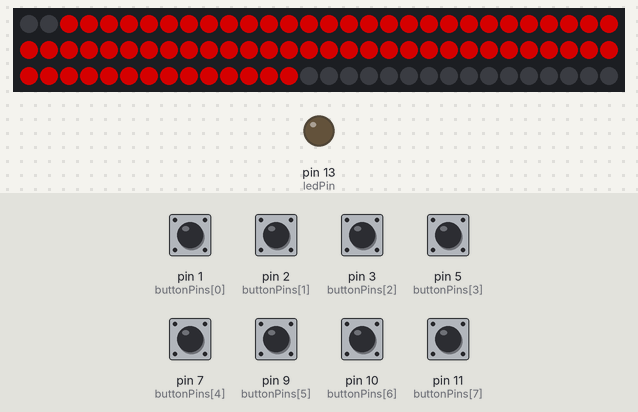
A sketch run on a simulated Arduino Uno, built with avr-gcc and run on an emulated ATmega328P. On the bench: 90 RGB LEDs in strip order, left to right, continuing on the next row, output pins drawn as LEDs (lit = HIGH). Inputs (shaded band) come from the test bench; at power-on: pin 1 (buttonPins[0]), pin 2 (buttonPins[1]), pin 3 (buttonPins[2]), pin 5 (buttonPins[3]), pin 7 (buttonPins[4]), pin 9 (buttonPins[5]), pin 10 (buttonPins[6]), pin 11 (buttonPins[7]) LOW. Dim RGB values are drawn brighter than linear.

Above: at 1.2 s.
1.3 s: pin 1 (buttonPins[0]) pulled HIGH for 1 s
At 2.08 s:
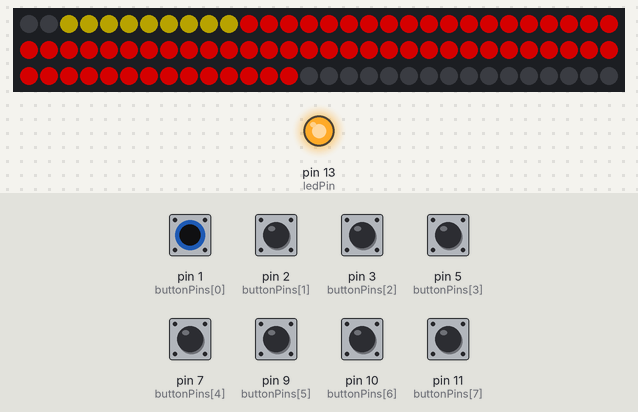
3.8 s: pin 2 (buttonPins[1]) pulled HIGH for 1 s
At 5.1 s:
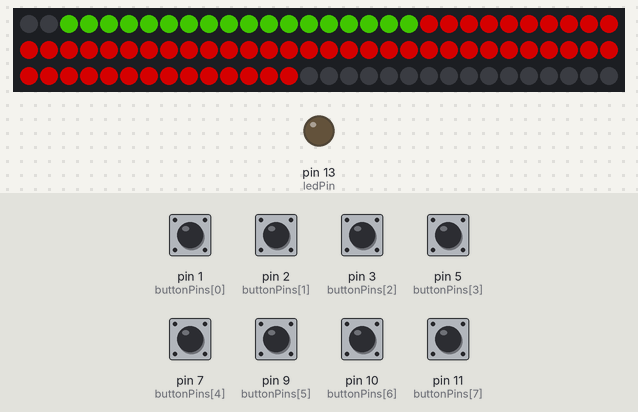
6.3 s: pin 1 (buttonPins[0]) pulled HIGH for 1 s
At 6.46 s:
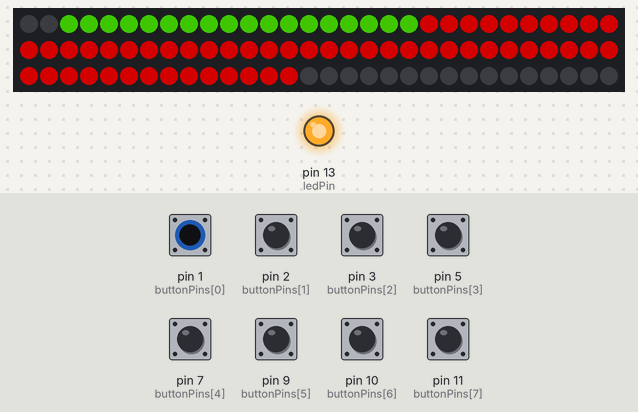
8.8 s: pin 3 (buttonPins[2]) pulled HIGH for 1 s
At 11.0 s:
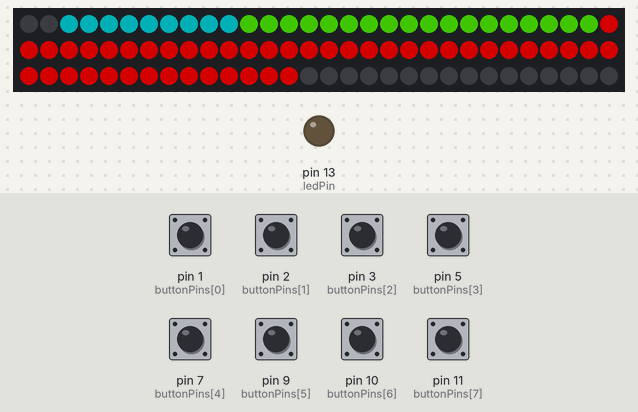
11.3 s: pin 1 (buttonPins[0]) pulled HIGH for 0.15 s
At 11.38 s:
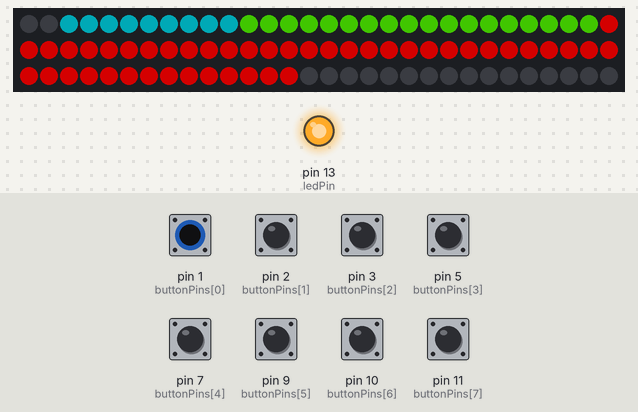
12.9 s: pin 5 (buttonPins[3]) pulled HIGH for 1 s
At 14.4 s:
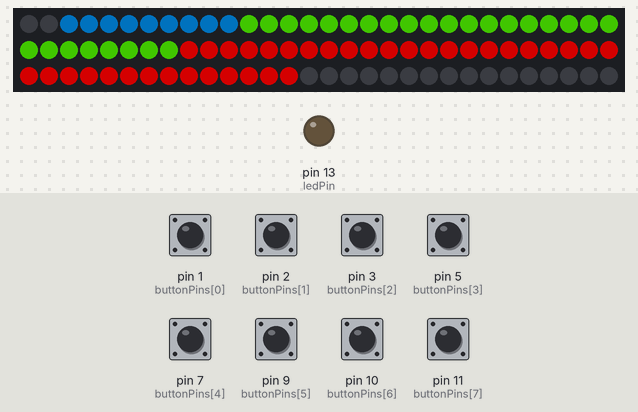
Timing chart, 0 to 15.9 s (numbered marks = the images above; inputs shaded):
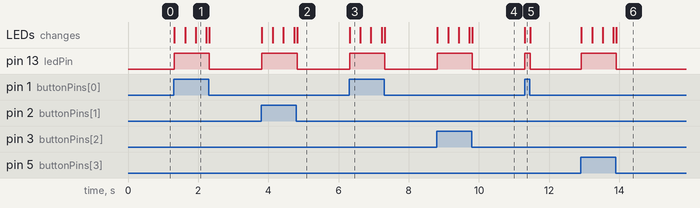

Measured:
- after the input at 1.3 s, pin 13 (ledPin): LOW → HIGH at once, → LOW 1.0 s later
- after the input at 3.8 s, pin 13 (ledPin): LOW → HIGH at once, → LOW 1.0 s later
- after the input at 6.3 s, pin 13 (ledPin): LOW → HIGH at once, → LOW 1.0 s later; the LEDs: change at once (image 3)
- after the input at 8.8 s, pin 13 (ledPin): LOW → HIGH at once, → LOW 1.0 s later
- after the input at 11.3 s, pin 13 (ledPin): LOW → HIGH at once, → LOW 0.16 s later; the LEDs: change at once (image 5)
- after the input at 12.9 s, pin 13 (ledPin): LOW → HIGH at once, → LOW 1.0 s later

The sketch:

art_display.ino
```cpp
#include <Adafruit_NeoPixel.h>
#ifdef __AVR__
  #include <avr/power.h>
#endif

#define PIN 12

const int ledPin =  13;                                    // the number of the LED pin
const int strandLength = 76;                               // the length of the LED strand
const int numPanels = 8;                                   // number of panels per LED strand
const int pixelOffset = 2;                                 // number of LEDs at the beginning of the strand to skip
const int pixelsPerPanel = floor(strandLength/numPanels);  // length of a panel in LEDs
const int buttonPins[numPanels] = {1,2,3,5,7,9,10,11};     // the number of the pushbutton pin
const int maxBrightness = 128;

// variables will change:
int buttonStates[numPanels];                               // variable for reading the pushbutton status
byte colorCounters[numPanels];                              // variable for incrementing the LED display type when button is pressed.
uint32_t colors[numPanels];                                // variable for per-panel color
int anyButtonsPushed;


// Initialize the NeoPixel strip
// =========================================================================
// Parameter 1 = number of pixels in strip
// Parameter 2 = Arduino pin number (most are valid)
// Parameter 3 = pixel type flags, add together as needed:
//   NEO_KHZ800  800 KHz bitstream (most NeoPixel products w/WS2812 LEDs)
//   NEO_KHZ400  400 KHz (classic 'v1' (not v2) FLORA pixels, WS2811 drivers)
//   NEO_GRB     Pixels are wired for GRB bitstream (most NeoPixel products)
//   NEO_RGB     Pixels are wired for RGB bitstream (v1 FLORA pixels, not v2)
//   NEO_RGBW    Pixels are wired for RGBW bitstream (NeoPixel RGBW products)
Adafruit_NeoPixel strip = Adafruit_NeoPixel(90, PIN, NEO_GRB + NEO_KHZ800);
// ===========================================================================

void setup() {
  pinMode(ledPin, OUTPUT);
  // initialize the pushbutton pin as an input:
  for(int i=0; i< numPanels; i++){
    pinMode(buttonPins[i], INPUT);
  }
  strip.begin();
  strip.setBrightness(maxBrightness);
  strip.show();
}

void loop() {
//  strip.setPixelColor(10, 255, 0, 0);
//  colorWipe((255,255,0), 100);
  anyButtonsPushed = 0;
//  a = !a;
//
  for (uint16_t i=0; i<numPanels; i++){
    // read the state of the pushbutton value:
    buttonStates[i] = digitalRead(buttonPins[i]);

    if (buttonStates[i] == 1) {
      colorCounters[i] += 1;
    }

    colors[i] = Wheel(colorCounters[i]);
  }


  for (uint16_t i=0; i<numPanels; i++){
    for (uint16_t j=0; j<pixelsPerPanel; j++){
      strip.setPixelColor(pixelsPerPanel*i + j + pixelOffset, colors[i]);
    }
  }

  strip.show();

  for (uint16_t i=0; i<numPanels; i++){
    anyButtonsPushed |= buttonStates[i];
  }

  digitalWrite(ledPin, anyButtonsPushed);

  delay(10);
}


// Input a value 0 to 255 to get a color value.
// The colours are a transition r - g - b - back to r.
uint32_t Wheel(byte WheelPos) {
  WheelPos = 255 - WheelPos;
  if(WheelPos < 85) {
    return strip.Color(255 - WheelPos * 3, 0, WheelPos * 3);
  }
  if(WheelPos < 170) {
    WheelPos -= 85;
    return strip.Color(0, WheelPos * 3, 255 - WheelPos * 3);
  }
  WheelPos -= 170;
  return strip.Color(WheelPos * 3, 255 - WheelPos * 3, 0);
}
```
